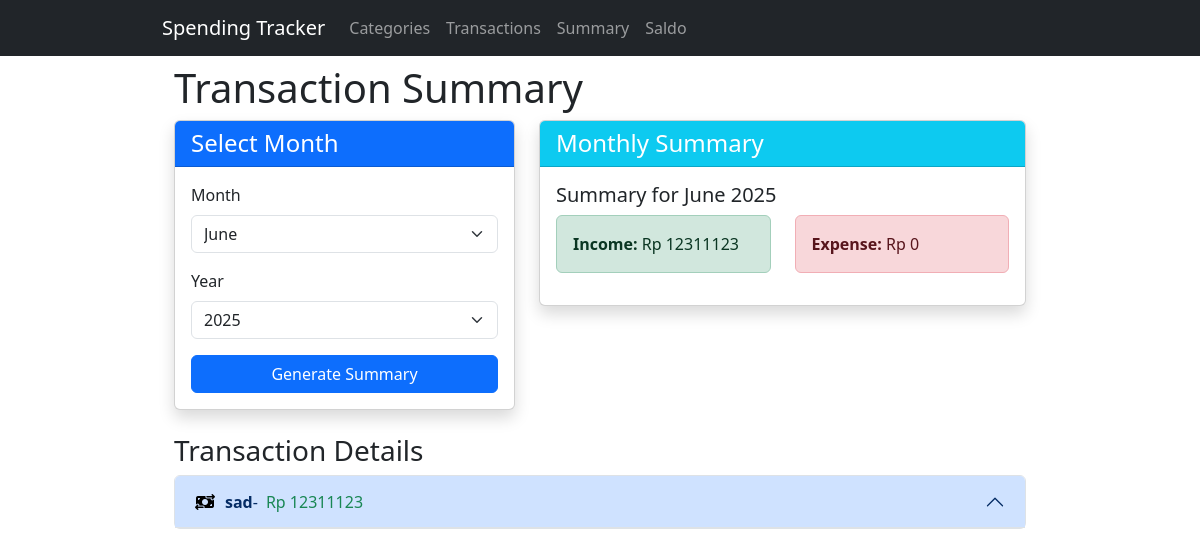
Page /summary/ on the earlier database version.
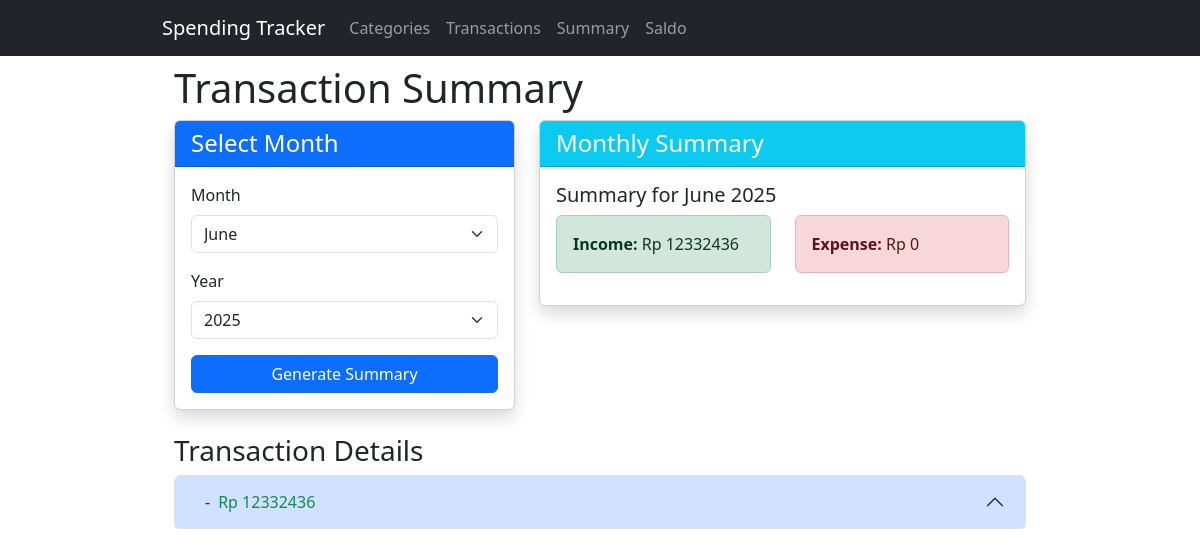
Same page on the later database version.
### main/models.py (models this page shows, shortened)
class Kategori(models.Model):
    id = models.CharField(max_length=255, primary_key=True)
    nama = models.CharField(max_length=100)
    ikon = models.CharField(max_length=50, blank=True, null=True)
    warna = models.CharField(max_length=7, blank=True, null=True)  # Hex color code
    def getIkon(self):
        return self.ikon
    def getWarna(self):
        return self.warna
    class Meta:
        verbose_name_plural = "Kategori"

class Transaksi(models.Model):
    id = models.CharField(max_length=255, primary_key=True)
    jumlah = models.DecimalField(max_digits=15, decimal_places=2)
    tanggal = models.DateField()
    kategori = models.ForeignKey(Kategori, on_delete=models.SET_NULL, null=True, blank=True)
    catatan = models.TextField(blank=True, null=True)
    tipe = models.CharField(max_length=20, choices=TipeTransaksi.choices)
    user = models.ForeignKey(User, on_delete=models.CASCADE)
    class Meta:
        verbose_name_plural = "Transaksi"

### main/views.py (the view)
# urls.py: path('summary/', views.summary_view, name='summary'),
def summary_view(request):
    context = {}
    today = date.today()
    context['today_total'] = LayananRingkasan.hitungTotalBerdasarkanTanggal(today)
    selected_month = today.month
    selected_year = today.year
    if request.method == 'POST':
        selected_month = int(request.POST.get('bulan', selected_month))
        selected_year = int(request.POST.get('tahun', selected_year))
    context['selected_month'] = selected_month
    context['selected_year'] = selected_year
    context['month_total'] = LayananRingkasan.hitungTotalBerdasarkanBulan(
        selected_month, selected_year
    )
    current_year = today.year
    context['range_years'] = range(current_year - 5, current_year + 1)
    context['pemasukan_total'] = PengelolaTransaksi.hitungTotalBerdasarkanTipe(
        TipeTransaksi.PEMASUKAN
    )
    context['pengeluaran_total'] = PengelolaTransaksi.hitungTotalBerdasarkanTipe(
        TipeTransaksi.PENGELUARAN
    )
    context['net_balance'] = context['pemasukan_total'] - context['pengeluaran_total']
    transactions = Transaksi.objects.filter(
        tanggal__month=selected_month,
        tanggal__year=selected_year
    ).order_by('tanggal')
    context['transactions'] = transactions
    monthly_income = sum(t.jumlah for t in transactions if t.tipe == TipeTransaksi.PEMASUKAN)
    monthly_expense = sum(t.jumlah for t in transactions if t.tipe == TipeTransaksi.PENGELUARAN)
    context['monthly_income'] = monthly_income
    context['monthly_expense'] = monthly_expense
    transactions_by_category = {}
    for transaction in transactions:
        category = transaction.kategori
        if category not in transactions_by_category:
            transactions_by_category[category] = []
        transactions_by_category[category].append(transaction)
    for category, cat_transactions in transactions_by_category.items():
        total = sum(t.jumlah for t in cat_transactions)
        if cat_transactions:
            cat_transactions[0].total = total
            cat_transactions[0].tipe = cat_transactions[0].tipe
    context['transactions_by_category'] = transactions_by_category
    return render(request, 'main/summary.html', context)

### main/models.py (called while the page is built)
    @staticmethod
    def hitungTotalBerdasarkanTipe(tipe):
        result = Transaksi.objects.filter(tipe=tipe).aggregate(total=Sum('jumlah'))
        return result['total'] or Decimal('0.00')

    @staticmethod
    def hitungTotalBerdasarkanTanggal(tanggal):
        result = Transaksi.objects.filter(tanggal=tanggal).aggregate(total=Sum('jumlah'))
        return result['total'] or Decimal('0.00')

    @staticmethod
    def hitungTotalBerdasarkanBulan(bulan, tahun):
        result = Transaksi.objects.filter(
            tanggal__month=bulan,
            tanggal__year=tahun
        ).aggregate(total=Sum('jumlah'))
        return result['total'] or Decimal('0.00')

### main/templates/main/summary.html (shortened to what the changed rows need)
{% extends "base.html" %}
{% block content %}
<div class="container">
    <h1>Transaction Summary</h1>
    <div class="row">
        <div class="col-md-7">
            <div class="card shadow">
                <div class="card-body">
                    {% if selected_month and selected_year %}
                        <h5 class="card-title">
                            Summary for
                            {% if selected_month == 1 %}January
                            {% elif selected_month == 2 %}February
                            {% elif selected_month == 3 %}March
                            {% elif selected_month == 4 %}April
                            {% elif selected_month == 5 %}May
                            {% elif selected_month == 6 %}June
                            {% elif selected_month == 7 %}July
                            {% elif selected_month == 8 %}August
                            {% elif selected_month == 9 %}September
                            {% elif selected_month == 10 %}October
                            {% elif selected_month == 11 %}November
                            {% elif selected_month == 12 %}December
                            {% endif %}
                            {{ selected_year }}
                        </h5>
                        <div class="row">
                            <div class="col-md-6">
                                <div class="alert alert-success">
                                    <strong>Income:</strong> Rp {{ monthly_income|floatformat:0 }}
                                </div>
                            </div>
                            <div class="col-md-6">
                                <div class="alert alert-danger">
                                    <strong>Expense:</strong> Rp {{ monthly_expense|floatformat:0 }}
                                </div>
                            </div>
                        </div>
                    {% else %}
                        <p class="text-muted">Please select a month and year to view the summary.</p>
                    {% endif %}
                </div>
            </div>
        </div>
    </div>
    {% if selected_month and selected_year and transactions %}
    <div class="mt-4">
        <div class="accordion" id="categoryAccordion">
            {% for category, cat_transactions in transactions_by_category.items %}
            <div class="accordion-item">
                <h2 class="accordion-header" id="heading{{ forloop.counter }}">
                     <button class="accordion-button" type="button" data-bs-toggle="collapse" data-bs-target="#collapse{{ forloop.counter }}" aria-expanded="true" aria-controls="collapse{{ forloop.counter }}">
                        <i class="{{ category.getIkon }}" style="color: {{ category.getWarna }}; margin-right: 10px;"></i>
                        <strong>{{ category.nama }}</strong> -
                        {% if cat_transactions.0.tipe == 'PEMASUKAN' %}
                            <span class="text-success ms-2">Rp {{ cat_transactions.0.total|floatformat:0 }}</span>
                        {% else %}
                            <span class="text-danger ms-2">Rp {{ cat_transactions.0.total|floatformat:0 }}</span>
                        {% endif %}
                     </button>
                </h2>
            </div>
            {% endfor %}
        </div>
    </div>
    {% endif %}
</div>
{% endblock %}

Differences in the rows shown:
removed Kategori: nama "sad", cat_transactions "12311123"
added Transaksi: cat_transactions "12332436"
Other differences:
{{ monthly_income|floatformat:0 }}: "12311123" → "12332436"
